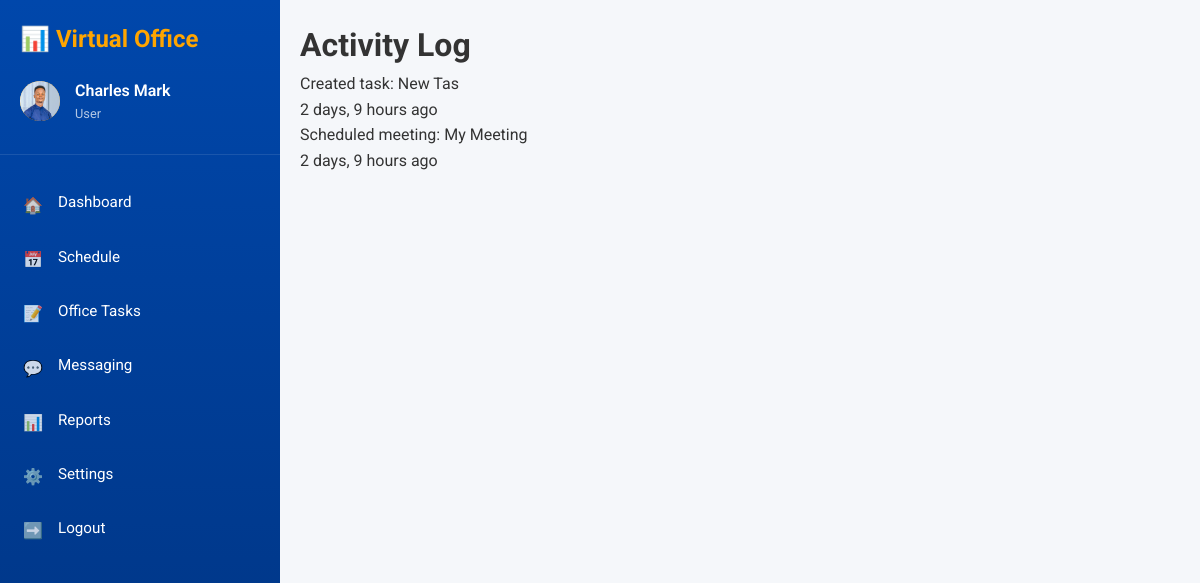
The page /dashboard/activities/ (signed in) on the database its author committed.
### settings/models.py (models this page shows, shortened)
class Profile(models.Model):
    user = models.OneToOneField(
        User,
        on_delete=models.CASCADE,
        related_name='profile'
    )
    phone = models.CharField(max_length=20, blank=True, null=True)
    bio = models.TextField(blank=True, null=True)
    profile_picture = models.ImageField(
        upload_to='profile_pics/',
        blank=True,
        null=True,
    )
    dark_mode = models.BooleanField(default=False)
    email_tasks = models.BooleanField(default=True)
    email_reports = models.BooleanField(default=True)
    email_security = models.BooleanField(default=True)
    push_tasks = models.BooleanField(default=True)
    push_meetings = models.BooleanField(default=True)
    terms_accepted = models.BooleanField(default=False)
    last_seen = models.DateTimeField(auto_now=True)
    is_online = models.BooleanField(default=False)
    last_activity = models.DateTimeField(auto_now_add=True)
    show_online_status = models.BooleanField(default=True)
    allow_message_requests = models.BooleanField(default=True)

### dashboard/models.py (models this page shows, shortened)
class Activity(models.Model):
    ACTION_TYPES = (
        ('TASK_CREATED', 'Task Created'),
        ('TASK_COMPLETED', 'Task Completed'),
        ('MEETING_SCHEDULED', 'Meeting Scheduled'),
        ('MESSAGE_SENT', 'Message Sent'),
        ('RECORD_UPLOADED', 'Record Uploaded'),
        ('REPORT_FILTERED', 'Report Filtered'),
    )
    user = models.ForeignKey(User, on_delete=models.CASCADE)
    action_type = models.CharField(max_length=20, choices=ACTION_TYPES)
    description = models.TextField()
    timestamp = models.DateTimeField(auto_now_add=True)
    class Meta:
        ordering = ['-timestamp']

### dashboard/views.py (the view)
# urls.py: path('activities/', views.activities, name='activities'),
@login_required
def activities(request):
    activities = Activity.objects.filter(user=request.user).order_by('-timestamp')
    return render(request, 'dashboard/activities.html', {'activities': activities})

### messaging/context_processors.py (called while the page is built)
def notifications(request):
    if request.user.is_authenticated:
        try:
            user_notifications = request.user.notifications.filter(is_read=False)
            return {
                'chat_notifications': {
                    'count': user_notifications.filter(notification_type='chat').count(),
                    'list': user_notifications.filter(notification_type='chat')[:10]
                },
                'general_notifications': {
                    'count': user_notifications.exclude(notification_type='chat').count(),
                    'list': user_notifications.exclude(notification_type='chat')[:10]
                }
            }
        except AttributeError:
            return {
                'chat_notifications': {'count': 0, 'list': []},
                'general_notifications': {'count': 0, 'list': []}
            }
    return {}

### tasks/context_processors.py (called while the page is built)
def task_and_notification_counts(request):
    if request.user.is_authenticated:
        task_count = Task.objects.filter(
            Q(user=request.user) | Q(assigned_to=request.user)
        ).distinct().count()
        notification_count = Notification.objects.filter(user=request.user, is_read=False).count()
    else:
        task_count = 0
        notification_count = 0
    return {
        'task_count': task_count,
        'notification_count': notification_count,
    }

### templates/dashboard/activities.html
{% extends 'base.html' %}
{% block content %}
<div class="settings-container">
    <h1>Activity Log</h1>
    <div class="activity-feed">
        {% for activity in activities %}
        <div class="activity-item">
            <div class="activity-description">{{ activity.description }}</div>
            <div class="activity-timestamp">{{ activity.timestamp|timesince }} ago</div>
        </div>
        {% empty %}
        <p>No activities found.</p>
        {% endfor %}
    </div>
</div>
{% endblock %}

### templates/base.html (shortened to what this page needs)
{% load static %}
<!DOCTYPE html>
<html lang="en">
<head>
    <link rel="stylesheet" href="https://cdnjs.cloudflare.com/ajax/libs/font-awesome/5.15.4/css/all.min.css">
    <link rel="stylesheet" href="{% static 'css/main.css' %}">
</head>
<body>
    <div class="app-container">
        {% if user.is_authenticated %}
        <aside class="sidebar" id="sidebar">
            <div class="sidebar-header">
                <div class="logo">📊 Virtual Office</div>
                <div class="user-info">
                    {% if user.profile.profile_picture %}
                    <div class="avatar">
                        <img src="{{ user.profile.profile_picture.url }}" style="height: 40px; width: 40px; border-radius: 50%;" alt="Profile Picture" class="avatar-img">
                    </div>
                    {% endif %}
                    <div>
                        <div style="font-weight: 600;">{{ user.get_full_name }}</div>
                        <div style="font-size: 0.8em; opacity: 0.7;">
                            {% if request.user.is_superuser %}
                                Admin
                            {% else %}
                                {{ user.profile.role|default:"User" }}
                            {% endif %}
                        </div>
                    </div>
                </div>
            </div>
            <nav class="sidebar-nav">
                <div class="nav-item {% if request.path == '/' %}active{% endif %}" role="button" tabindex="0" data-url="{% url 'dashboard:dashboard' %}">
                    <div class="nav-icon">🏠</div>
                    <div class="nav-text">Dashboard</div>
                </div>
                <div class="nav-item {% if 'schedule' in request.path %}active{% endif %}" role="button" tabindex="0" data-url="{% url 'schedule:schedule' %}">
                    <div class="nav-icon">📅</div>
                    <div class="nav-text">Schedule</div>
                </div>
                <div class="nav-item {% if 'tasks' in request.path %}active{% endif %}" role="button" tabindex="0" data-url="{% url 'tasks:tasks' %}">
                    <div class="nav-icon">📝</div>
                    <div class="nav-text">Office Tasks</div>
                </div>
                <div class="nav-item {% if 'messaging' in request.path %}active{% endif %}" role="button" tabindex="0" data-url="{% url 'messaging:messaging' %}">
                    <div class="nav-icon">💬</div>
                    <div class="nav-text">Messaging</div>
                </div>
                <div class="nav-item {% if 'reports' in request.path %}active{% endif %}" role="button" tabindex="0" data-url="{% url 'reports:reports' %}">
                    <div class="nav-icon">📊</div>
                    <div class="nav-text">Reports</div>
                </div>
                <div class="nav-item {% if 'settings' in request.path %}active{% endif %}" role="button" tabindex="0" data-url="{% url 'settings:settings' %}">
                    <div class="nav-icon">⚙️</div>
                    <div class="nav-text">Settings</div>
                </div>
                <div class="nav-item" role="button" tabindex="0" onclick="document.getElementById('logoutForm').submit()">
                    <div class="nav-icon">➡️</div>
                    <div class="nav-text">Logout</div>
                </div>
            </nav>
        </aside>
        {% endif %}
        <main class="main-content" id="mainContent">
            <div class="container">
                {% block content %}
                {% endblock %}
            </div>
        </main>
    </div>
</body>
</html>

### static/css/main.css (style rules this page uses)
:root { --primary: #0047AB; --primary-light: #3366CC; --primary-dark: #003380; --accent: #FFA500; --accent-light: #FFB733; --accent-dark: #CC8400; --background: #F5F7FA; --background-white: #FFFFFF; --text: #333333; --text-light: #666666; --text-muted: #999999; --border: #E0E6ED; --border-light: #F1F3F6; --success: #28A745; --warning: #FFC107; --error: #DC3545; --info: #17A2B8; --dark-primary: #1E90FF; --dark-accent: #FFB733; --dark-background: #1A1A1A; --dark-surface: #2D2D2D; --dark-text: #E0E0E0; --dark-text-light: #B0B0B0; --dark-border: #404040; --dark-text-muted: #888888; }
* { margin: 0; padding: 0; box-sizing: border-box; }
body { font-family: 'Roboto', sans-serif; background-color: var(--background); color: var(--text); line-height: 1.6; transition: background-color 0.3s ease, color 0.3s ease; }
.app-container { display: flex; min-height: 100vh; }
.sidebar { width: 280px; background: linear-gradient(180deg, var(--primary) 0%, var(--primary-dark) 100%); color: white; padding: 20px 0; position: fixed; height: 100vh; overflow-y: auto; z-index: 1000; left: 0; top: 0; transition: transform 0.3s ease; }
@media (min-width: 769px) { .sidebar { transform: translateX(0); } }
.sidebar-header { padding: 0 20px 30px; border-bottom: 1px solid rgba(255,255,255,0.1); }
.logo { font-size: 1.5em; font-weight: bold; color: var(--accent); margin-bottom: 10px; }
.user-info { display: flex; align-items: center; gap: 15px; margin-top: 20px; }
.avatar { width: 40px; height: 40px; border-radius: 50%; background: linear-gradient(45deg, var(--accent), var(--accent-dark)); display: flex; align-items: center; justify-content: center; font-weight: bold; font-size: 1.2em; }
.sidebar-nav { padding: 20px 0; }
.nav-item { padding: 15px 20px; cursor: pointer; transition: all 0.3s ease; border-left: 3px solid transparent; display: flex; align-items: center; gap: 15px; }
.nav-icon { width: 20px; height: 20px; opacity: 0.8; }
.nav-text { font-size: 0.95em; }
.main-content { flex: 1; margin-left: 280px; transition: margin-left 0.3s ease; }
.container { max-width: 1200px; margin: 0 auto; padding: 20px; }

### rows shown on the page
Activity: description "Created task: New Tas", timestamp "2 days, 9 hours"
Activity: description "Scheduled meeting: My Meeting", timestamp "2 days, 9 hours"

### other values the page prints
{{ user.get_full_name }} "Charles Mark"
{{ user.profile.role|default:"User" }} "User"
